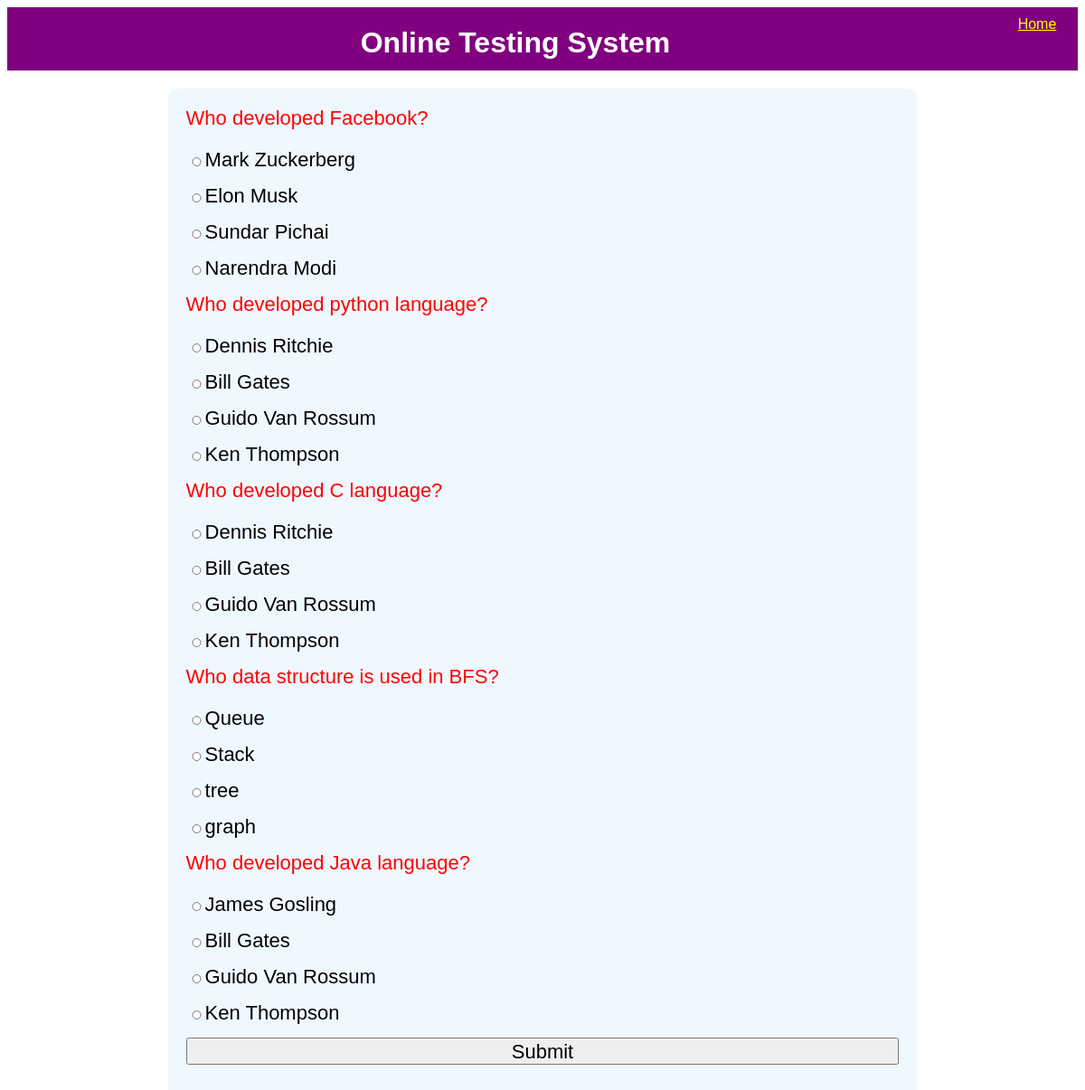
The page /OTS/test-paper?n=5 on the database its author committed.
### OTS/models.py (models this page shows)
class Question(models.Model):
    qid = models.BigAutoField(primary_key=True, auto_created=True)
    que = models.TextField()
    a = models.CharField(max_length=255)
    b = models.CharField(max_length=255)
    c = models.CharField(max_length=255)
    d = models.CharField(max_length=255)
    ans = models.CharField(max_length=2)

### OTS/views.py (the view)
# urls.py: path('test-paper', testPaper, name='testPaper'),
def testPaper(request):
    if 'name' not in request.session.keys():
        res = HttpResponseRedirect("login")
    n = int(request.GET['n'])
    question_pool = list(Question.objects.all())
    random.shuffle(question_pool)
    question_list = question_pool[:n]
    context = {'questions':question_list}
    res = render(request, 'test_paper.html', context)
    return res

### OTS/templates/test_paper.html (shortened to what this page needs)
{% extends 'main.html' %}
{% block top %}
<a href="{% url 'OTS:home' %}">Home</a>
{%endblock%}
{% block content %}
<form action="{% url 'OTS:calculateTest' %}" method="post">
    {% for question in questions %}
    <div class="question">
        {{question.que}}
    </div>
    <div class="options"><input type="radio" name="q{{question.qid}}" value="a">{{question.a}}</div>
    <div class="options"><input type="radio" name="q{{question.qid}}" value="b">{{question.b}}</div>
    <div class="options"><input type="radio" name="q{{question.qid}}" value="c">{{question.c}}</div>
    <div class="options"><input type="radio" name="q{{question.qid}}" value="d">{{question.d}}</div>
    {% endfor %}
    <div><input type="submit" value="Submit"></div>
</form>
{% endblock %}

### OTS/static/theme.css (style rules this page uses)
* { font-family: 'Gill Sans', 'Gill Sans MT', Calibri, 'Trebuchet MS', sans-serif; }
.top div.menu a { color:yellow; display: inline-block; min-width: 50px; margin-right: 10px; transition: 0.5s; }

### OTS/static/formstyle.css (style rules this page uses)
form { box-sizing: border-box; padding: 20px; border-radius: 10px; background-color: aliceblue; display: table; width: 100%; }
input { display: block; width: 100%; margin-bottom: 20px; height: 30px; font-size: 22px; }
.question { color:red; font-size: 22px; margin-bottom: 20px; }
.options { font-size:22px; }
.options input { display: inline; width:fit-content; height:10px; }

### rows shown on the page
Question: que "Who developed Facebook?", a "Mark Zuckerberg", b "Elon Musk", c "Sundar Pichai", d "Narendra Modi"
Question: que "Who developed python language?", a "Dennis Ritchie", b "Bill Gates", c "Guido Van Rossum", d "Ken Thompson"
Question: que "Who developed C language?", a "Dennis Ritchie", b "Bill Gates", c "Guido Van Rossum", d "Ken Thompson"
Question: que "Who data structure is used in BFS?", a "Queue", b "Stack", c "tree", d "graph"
Question: que "Who developed Java language?", a "James Gosling", b "Bill Gates", c "Guido Van Rossum", d "Ken Thompson"
